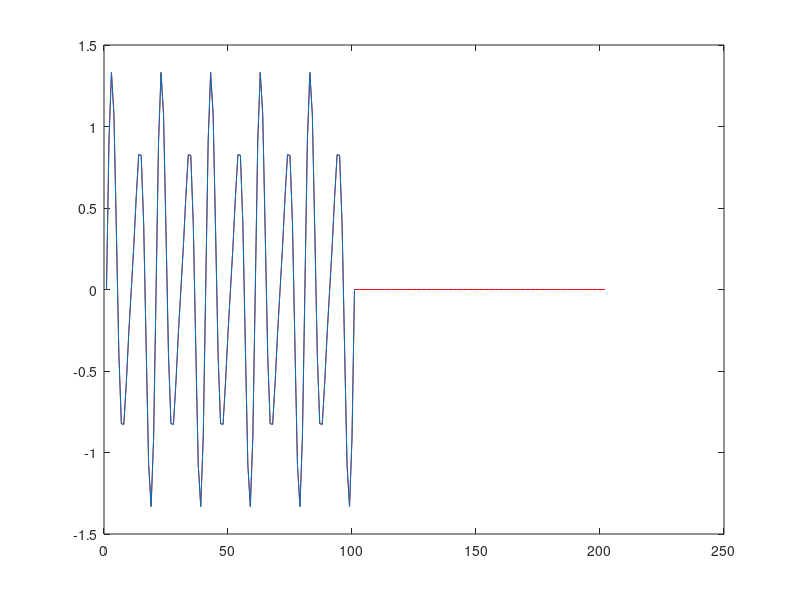
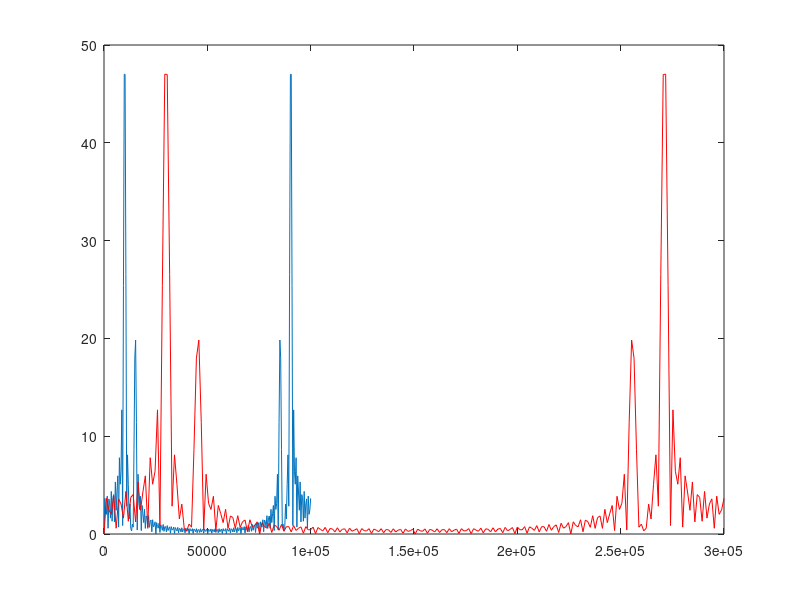
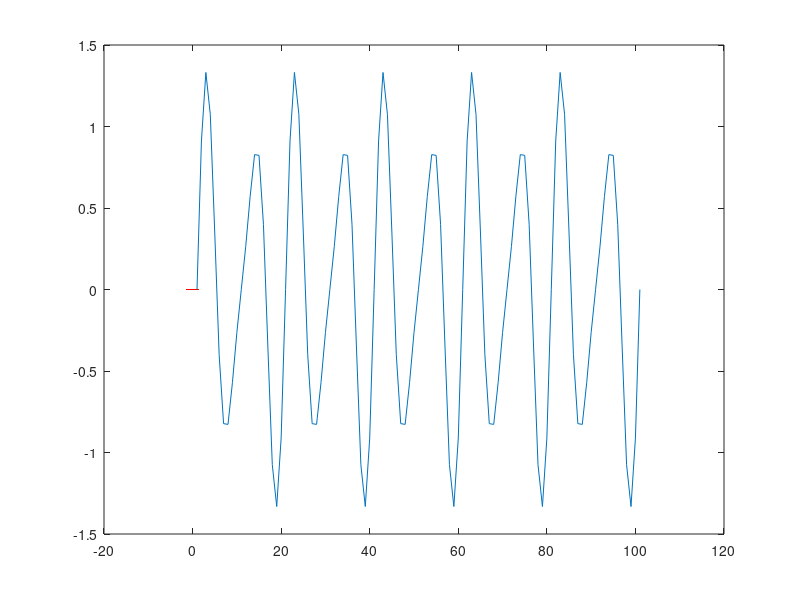

These figures' MATLAB source, in order:
clear all;

%%
% example of decimation, adding zeros to the end of original signal and
% say to fft that sampletime is few times smaller to move spectrum to
% the higher frequencies and whatch what would happen with its bandwidth

sampletime = 10e-6;
t = [0:sampletime:1e-3];
f1 = 10.0e3;
f2 = 15.0e3;
y = sin(2*pi*f1.*t) + 0.4*sin(2*pi*f2.*t);

% oversampling original signal by adding zero on the end

overSample = 3;
y2 = [y (overSample-1)*zeros(1, length(y))];
%yHalf = floor(length(y2)/2)
%y2 = [y2(1:yHalf) zeros(1, length(y2)) y2(yHalf+1:end)];

figure
plot(y2, 'r');
hold on;
plot(y)

fftPoints = 256;
spec = fft(y,fftPoints);
spec2 = fft(y2,fftPoints);
specX = linspace(0,1/sampletime,fftPoints);
specX2 = linspace(0,1/(sampletime/overSample),fftPoints);

figure
plot(specX, abs(spec));
hold on;
plot(specX2, abs(spec2),'r');

figure
newY = ifft(spec, fftPoints);
plot(newY, 'r');
hold on;
plot(y);

